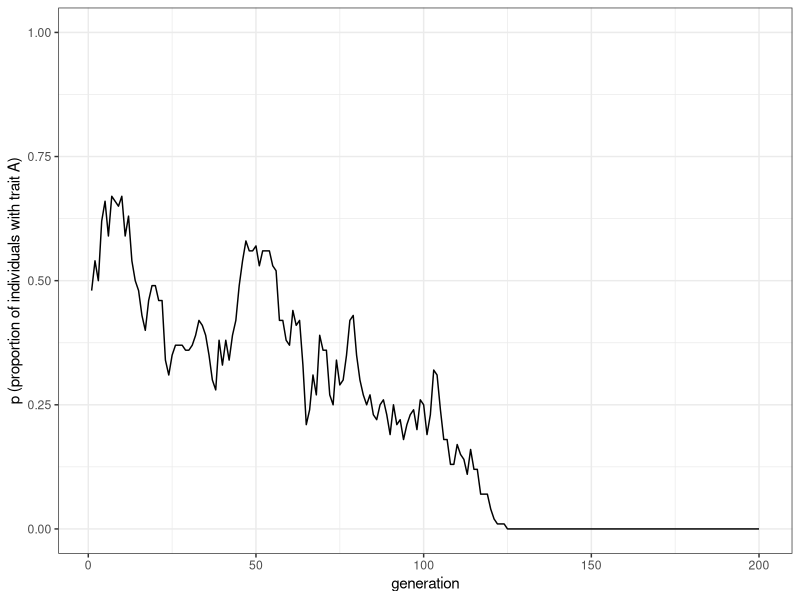
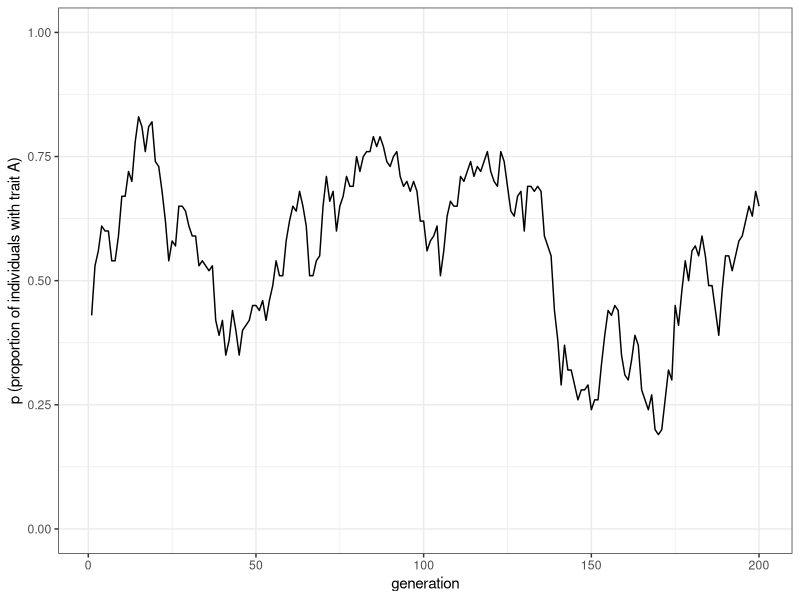
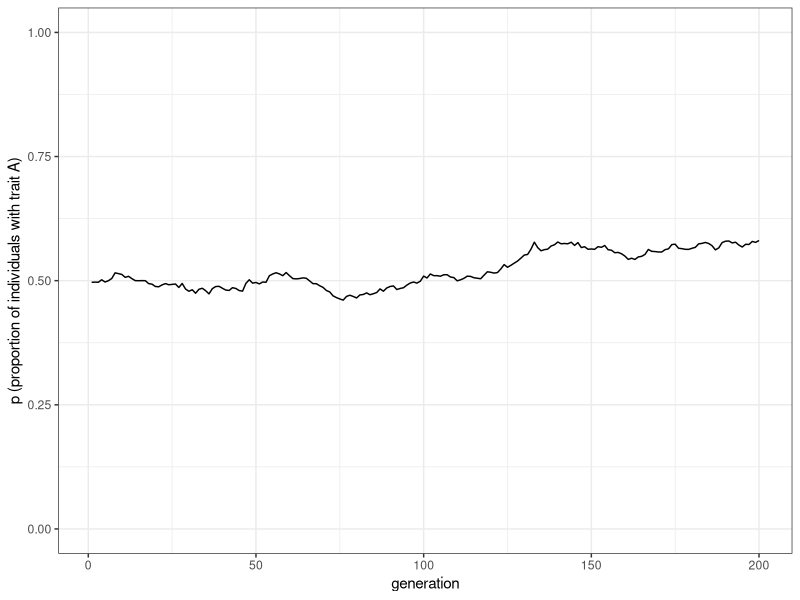
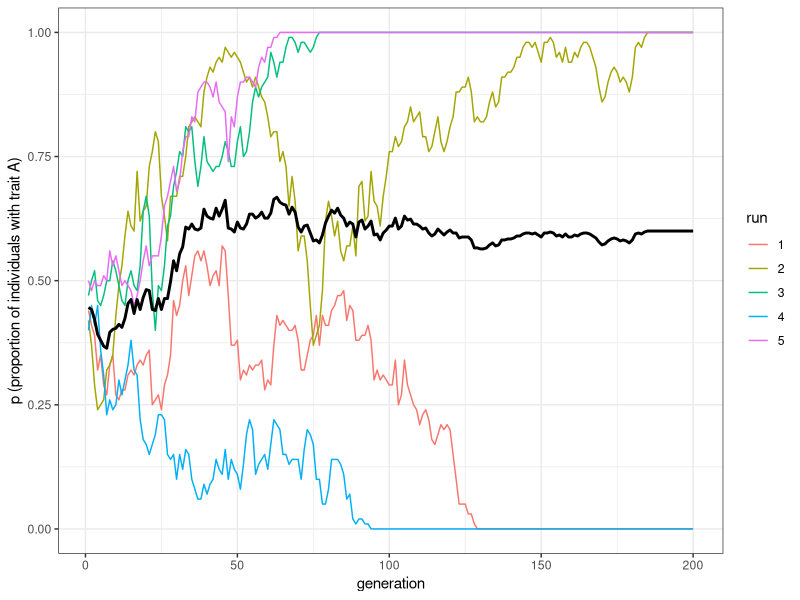
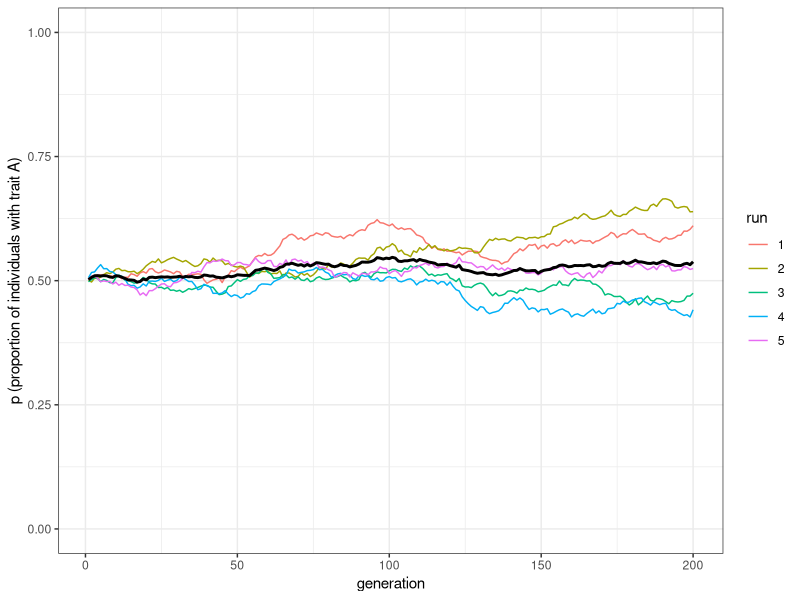
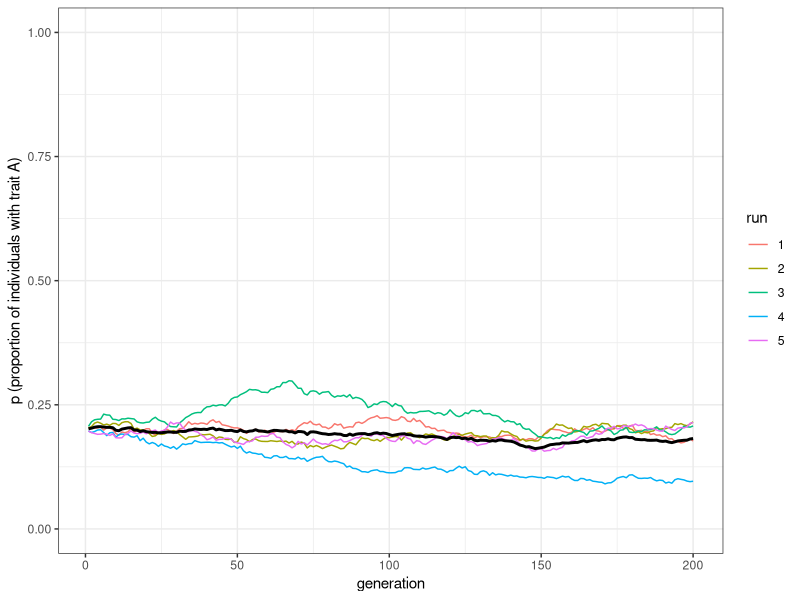

Generate these figures, in order, with R:
## ---- chunk 1
N <- 100
t_max <- 200
## ---- chunk 2
library(tidyverse)
population <- tibble(trait = sample(c("A", "B"), N, replace = TRUE))
## ---- chunk 3
population
## ---- chunk 4
population$trait[4]
## ---- chunk 5
output <- tibble(generation = 1:t_max, p = rep(NA, t_max))
## ---- chunk 6
output$p[1] <- sum(population$trait == "A") / N
output
## ---- chunk 7
for (t in 2:t_max) {
  # Copy the population tibble to previous_population tibble
  previous_population <- population 
  
  # Randomly copy from previous generation's individuals
  population <- tibble(trait = sample(previous_population$trait, N, replace = TRUE)) 
  
  # Get p and put it into the output slot for this generation t
  output$p[t] <- sum(population$trait == "A") / N 
}
## ---- chunk 8
ggplot(data = output, aes(y = p, x = generation)) +
  geom_line() +
  ylim(c(0, 1)) +
  theme_bw() +
  labs(y = "p (proportion of individuals with trait A)")
## ---- chunk 9
unbiased_transmission_1 <- function(N, t_max) {
  population <- tibble(trait = sample(c("A", "B"), N, replace = TRUE))

  output <- tibble(generation = 1:t_max, p = rep(NA, t_max))

  output$p[1] <- sum(population$trait == "A") / N

  for (t in 2:t_max) {
    # Copy individuals to previous_population tibble
    previous_population <- population 
    
    # Randomly copy from previous generation
    population <- tibble(trait = sample(previous_population$trait, N, replace = TRUE))
    
    # Get p and put it into output slot for this generation t
    output$p[t] <- sum(population$trait == "A") / N 
  }
  # Export data from function
  output
}
## ---- chunk 10
data_model <- unbiased_transmission_1(N = 100, t_max = 200)
## ---- chunk 11
plot_single_run <- function(data_model) {
  ggplot(data = data_model, aes(y = p, x = generation)) +
    geom_line() +
    ylim(c(0, 1)) +
    theme_bw() +
    labs(y = "p (proportion of individuals with trait A)")
}
## ---- chunk 12
plot_single_run(data_model)
## ---- chunk 13
data_model <- unbiased_transmission_1(N = 10000, t_max = 200)
plot_single_run(data_model)
## ---- chunk 14
unbiased_transmission_2 <- function(N, t_max, r_max) {
  output <- tibble(generation = rep(1:t_max, r_max), 
                   p = as.numeric(rep(NA, t_max * r_max)), 
                   run = as.factor(rep(1:r_max, each = t_max))) 
  # For each run
  for (r in 1:r_max) { 
    # Create first generation
    population <- tibble(trait = sample(c("A", "B"), N, replace = TRUE))
    
    # Add first generation's p for run r
    output[output$generation == 1 & output$run == r, ]$p <-
      sum(population$trait == "A") / N 
    
    # For each generation
    for (t in 2:t_max) {
      # Copy individuals to previous_population tibble
      previous_population <- population 
      
      # Randomly copy from previous generation
      population <- tibble(trait = sample(previous_population$trait, N, replace = TRUE))
      
      # Get p and put it into output slot for this generation t and run r
      output[output$generation == t & output$run == r, ]$p <- 
        sum(population$trait == "A") / N 
    }
  }
  # Export data from function
  output 
}
## ---- chunk 15
plot_multiple_runs <- function(data_model) {
  ggplot(data = data_model, aes(y = p, x = generation)) +
    geom_line(aes(colour = run)) +
    stat_summary(fun = mean, geom = "line", size = 1) +
    ylim(c(0, 1)) +
    theme_bw() +
    labs(y = "p (proportion of individuals with trait A)")
}
## ---- chunk 16
data_model <- unbiased_transmission_2(N = 100, t_max = 200, r_max = 5)
plot_multiple_runs(data_model)
## ---- chunk 17
data_model
## ---- chunk 18
data_model <- unbiased_transmission_2(N = 10000, t_max = 200, r_max = 5)
plot_multiple_runs(data_model)
## ---- chunk 19
unbiased_transmission_3 <- function(N, p_0, t_max, r_max) {
  output <- tibble(generation = rep(1:t_max, r_max), 
                   p = as.numeric(rep(NA, t_max * r_max)), 
                   run = as.factor(rep(1:r_max, each = t_max)))
  # For each run
  for (r in 1:r_max) {
    # Create first generation
    population <- tibble(trait = sample(c("A", "B"), N, replace = TRUE, 
                                        prob = c(p_0, 1 - p_0)))
    
    # Add first generation's p for run r
    output[output$generation == 1 & output$run == r, ]$p <- 
      sum(population$trait == "A") / N 

    for (t in 2:t_max) {
      # Copy individuals to previous_population tibble
      previous_population <- population 
      
      # Randomly copy from previous generation
      population <- tibble(trait = sample(previous_population$trait, N, replace = TRUE))
      
      # Get p and put it into output slot for this generation t and run r
      output[output$generation == t & output$run == r, ]$p <- 
        sum(population$trait == "A") / N  
    }
  }
  # Export data from function
  output 
}
## ---- chunk 20
data_model <- unbiased_transmission_3(N = 10000, p_0 = 0.2, t_max = 200, r_max = 5)
plot_multiple_runs(data_model)
